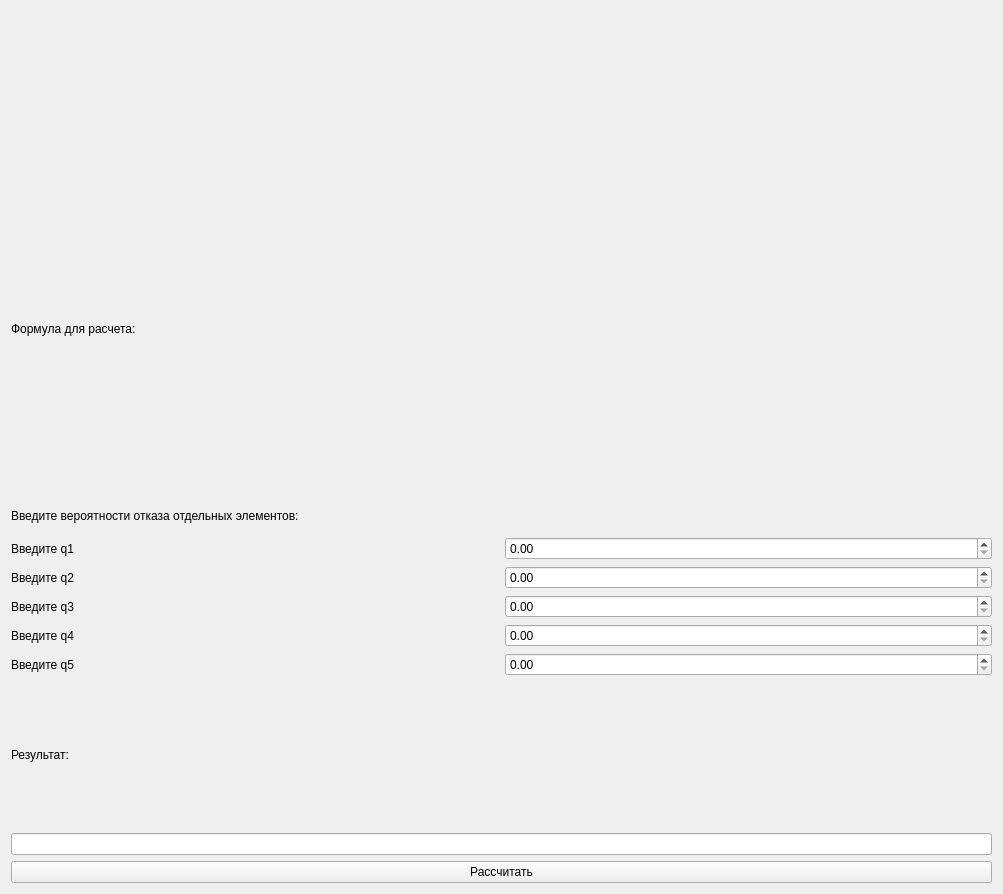
<?xml version="1.0" encoding="UTF-8"?>
<ui version="4.0">
 <class>Form</class>
 <widget class="QWidget" name="Form">
  <property name="geometry">
   <rect>
    <x>0</x>
    <y>0</y>
    <width>1003</width>
    <height>894</height>
   </rect>
  </property>
  <property name="windowTitle">
   <string>Form</string>
  </property>
  <layout class="QHBoxLayout" name="horizontalLayout_6">
   <item>
    <layout class="QVBoxLayout" name="verticalLayout">
     <item>
      <widget class="QLabel" name="text_of_task">
       <property name="text">
        <string/>
       </property>
       <property name="pixmap">
        <pixmap>lab2/text_of_task.png</pixmap>
       </property>
      </widget>
     </item>
     <item>
      <widget class="QLabel" name="scheme_pic">
       <property name="text">
        <string/>
       </property>
       <property name="pixmap">
        <pixmap>lab2/scheme.png</pixmap>
       </property>
      </widget>
     </item>
     <item>
      <widget class="QLabel" name="label">
       <property name="maximumSize">
        <size>
         <width>16777215</width>
         <height>30</height>
        </size>
       </property>
       <property name="text">
        <string>Формула для расчета:</string>
       </property>
      </widget>
     </item>
     <item>
      <widget class="QLabel" name="formula_pic">
       <property name="text">
        <string/>
       </property>
       <property name="pixmap">
        <pixmap>lab2/formula.png</pixmap>
       </property>
      </widget>
     </item>
     <item>
      <widget class="QLabel" name="label_2">
       <property name="maximumSize">
        <size>
         <width>16777215</width>
         <height>30</height>
        </size>
       </property>
       <property name="text">
        <string>Введите вероятности отказа отдельных элементов:</string>
       </property>
      </widget>
     </item>
     <item>
      <layout class="QHBoxLayout" name="horizontalLayout">
       <item>
        <widget class="QLabel" name="label_3">
         <property name="text">
          <string>Введите q1</string>
         </property>
        </widget>
       </item>
       <item>
        <widget class="QDoubleSpinBox" name="q1_count">
         <property name="maximum">
          <double>1.000000000000000</double>
         </property>
         <property name="singleStep">
          <double>0.010000000000000</double>
         </property>
        </widget>
       </item>
      </layout>
     </item>
     <item>
      <layout class="QHBoxLayout" name="horizontalLayout_2">
       <item>
        <widget class="QLabel" name="label_4">
         <property name="text">
          <string>Введите q2</string>
         </property>
        </widget>
       </item>
       <item>
        <widget class="QDoubleSpinBox" name="q2_count">
         <property name="maximum">
          <double>1.000000000000000</double>
         </property>
         <property name="singleStep">
          <double>0.010000000000000</double>
         </property>
        </widget>
       </item>
      </layout>
     </item>
     <item>
      <layout class="QHBoxLayout" name="horizontalLayout_3">
       <item>
        <widget class="QLabel" name="label_5">
         <property name="text">
          <string>Введите q3</string>
         </property>
        </widget>
       </item>
       <item>
        <widget class="QDoubleSpinBox" name="q3_count">
         <property name="maximum">
          <double>1.000000000000000</double>
         </property>
         <property name="singleStep">
          <double>0.010000000000000</double>
         </property>
        </widget>
       </item>
      </layout>
     </item>
     <item>
      <layout class="QHBoxLayout" name="horizontalLayout_4">
       <item>
        <widget class="QLabel" name="label_6">
         <property name="text">
          <string>Введите q4</string>
         </property>
        </widget>
       </item>
       <item>
        <widget class="QDoubleSpinBox" name="q4_count">
         <property name="maximum">
          <double>1.000000000000000</double>
         </property>
         <property name="singleStep">
          <double>0.010000000000000</double>
         </property>
        </widget>
       </item>
      </layout>
     </item>
     <item>
      <layout class="QHBoxLayout" name="horizontalLayout_5">
       <item>
        <widget class="QLabel" name="label_7">
         <property name="text">
          <string>Введите q5</string>
         </property>
        </widget>
       </item>
       <item>
        <widget class="QDoubleSpinBox" name="q5_count">
         <property name="maximum">
          <double>1.000000000000000</double>
         </property>
         <property name="singleStep">
          <double>0.010000000000000</double>
         </property>
        </widget>
       </item>
      </layout>
     </item>
     <item>
      <widget class="QLabel" name="label_8">
       <property name="text">
        <string>Результат:</string>
       </property>
      </widget>
     </item>
     <item>
      <widget class="QLineEdit" name="result"/>
     </item>
     <item>
      <widget class="QPushButton" name="calculate_button">
       <property name="text">
        <string>Рассчитать</string>
       </property>
      </widget>
     </item>
    </layout>
   </item>
  </layout>
 </widget>
 <resources/>
 <connections/>
</ui>
